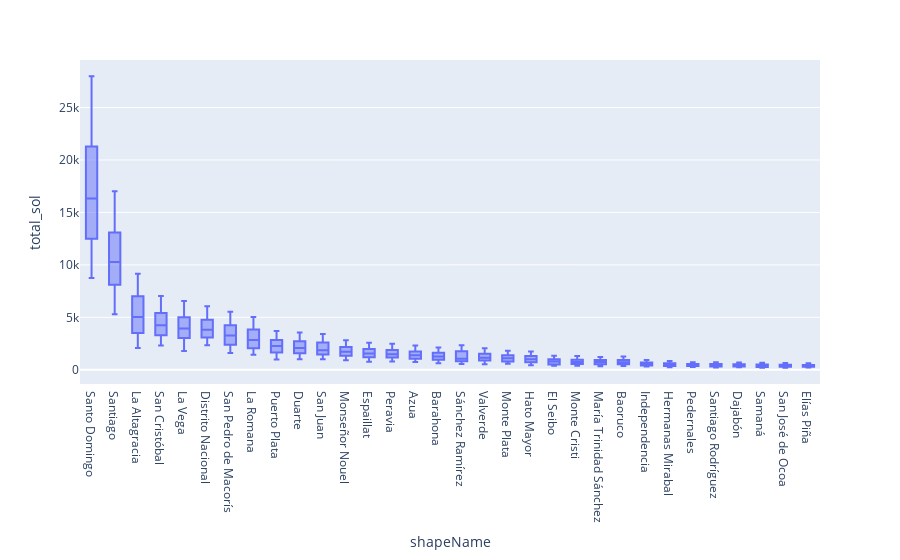

Write notebook code for a chart like this one.
### Code cell
fig = px.box(egdp_sum, x = "shapeName", y = "total_sol")
fig.update_xaxes(categoryorder='total descending')
fig.show()

### Figure 1 — Plotly figure (JSON) as saved in the notebook; plotly's stock layout.template omitted (floating-point values rounded to 4 significant figures; data arrays with more than 128 entries replaced by an {"elided": "..."} marker saying what was removed)
{"data": [{"alignmentgroup": "True", "hovertemplate": "shapeName=%{x}<br>total_sol=%{y}<extra></extra>", "legendgroup": "", "marker": {"color": "#636efa"}, "name": "", "notched": false, "offsetgroup": "", "orientation": "v", "showlegend": false, "type": "box", "x": {"elided": "896 str values"}, "x0": " ", "xaxis": "x", "y": {"elided": "896 float values"}, "y0": " ", "yaxis": "y"}], "layout": {"autosize": true, "boxmode": "group", "legend": {"tracegroupgap": 0}, "margin": {"t": 60}, "xaxis": {"anchor": "y", "autorange": true, "categoryorder": "total descending", "domain": [0, 1], "range": [-0.5, 31.5], "title": {"text": "shapeName"}, "type": "category"}, "yaxis": {"anchor": "x", "autorange": true, "domain": [0, 1], "range": [-1359.0, 29530.0], "title": {"text": "total_sol"}, "type": "linear"}}}
